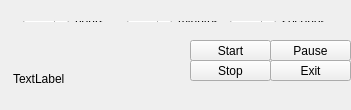
<?xml version="1.0" encoding="UTF-8"?>
<ui version="4.0">
 <class>MainWindow</class>
 <widget class="QMainWindow" name="MainWindow">
  <property name="geometry">
   <rect>
    <x>0</x>
    <y>0</y>
    <width>351</width>
    <height>110</height>
   </rect>
  </property>
  <property name="windowTitle">
   <string>Countdown</string>
  </property>
  <widget class="QWidget" name="centralWidget">
   <widget class="QPushButton" name="exitPushButton">
    <property name="geometry">
     <rect>
      <x>270</x>
      <y>60</y>
      <width>81</width>
      <height>21</height>
     </rect>
    </property>
    <property name="text">
     <string>Exit</string>
    </property>
   </widget>
   <widget class="QWidget" name="layoutWidget">
    <property name="geometry">
     <rect>
      <x>12</x>
      <y>10</y>
      <width>327</width>
      <height>23</height>
     </rect>
    </property>
    <layout class="QHBoxLayout" name="timeHorizontalLayout">
     <item>
      <widget class="QSpinBox" name="hoursSpinBox"/>
     </item>
     <item>
      <widget class="QLabel" name="hoursLabel">
       <property name="text">
        <string>hours</string>
       </property>
      </widget>
     </item>
     <item>
      <widget class="QSpinBox" name="minutesSpinBox">
       <property name="value">
        <number>0</number>
       </property>
      </widget>
     </item>
     <item>
      <widget class="QLabel" name="minutesLabel">
       <property name="text">
        <string>minutes</string>
       </property>
      </widget>
     </item>
     <item>
      <widget class="QSpinBox" name="secondsSpinBox">
       <property name="value">
        <number>0</number>
       </property>
      </widget>
     </item>
     <item>
      <widget class="QLabel" name="secondsLabel">
       <property name="text">
        <string>seconds</string>
       </property>
      </widget>
     </item>
    </layout>
   </widget>
   <widget class="QPushButton" name="startPushButton">
    <property name="geometry">
     <rect>
      <x>190</x>
      <y>40</y>
      <width>81</width>
      <height>21</height>
     </rect>
    </property>
    <property name="text">
     <string>Start</string>
    </property>
   </widget>
   <widget class="QPushButton" name="pausePushButton">
    <property name="geometry">
     <rect>
      <x>270</x>
      <y>40</y>
      <width>81</width>
      <height>21</height>
     </rect>
    </property>
    <property name="text">
     <string>Pause</string>
    </property>
   </widget>
   <widget class="QPushButton" name="stopPushButton">
    <property name="geometry">
     <rect>
      <x>190</x>
      <y>60</y>
      <width>81</width>
      <height>21</height>
     </rect>
    </property>
    <property name="text">
     <string>Stop</string>
    </property>
   </widget>
   <widget class="QLabel" name="label">
    <property name="geometry">
     <rect>
      <x>13</x>
      <y>43</y>
      <width>171</width>
      <height>71</height>
     </rect>
    </property>
    <property name="text">
     <string>TextLabel</string>
    </property>
   </widget>
  </widget>
 </widget>
 <layoutdefault spacing="6" margin="11"/>
 <resources/>
 <connections/>
</ui>
